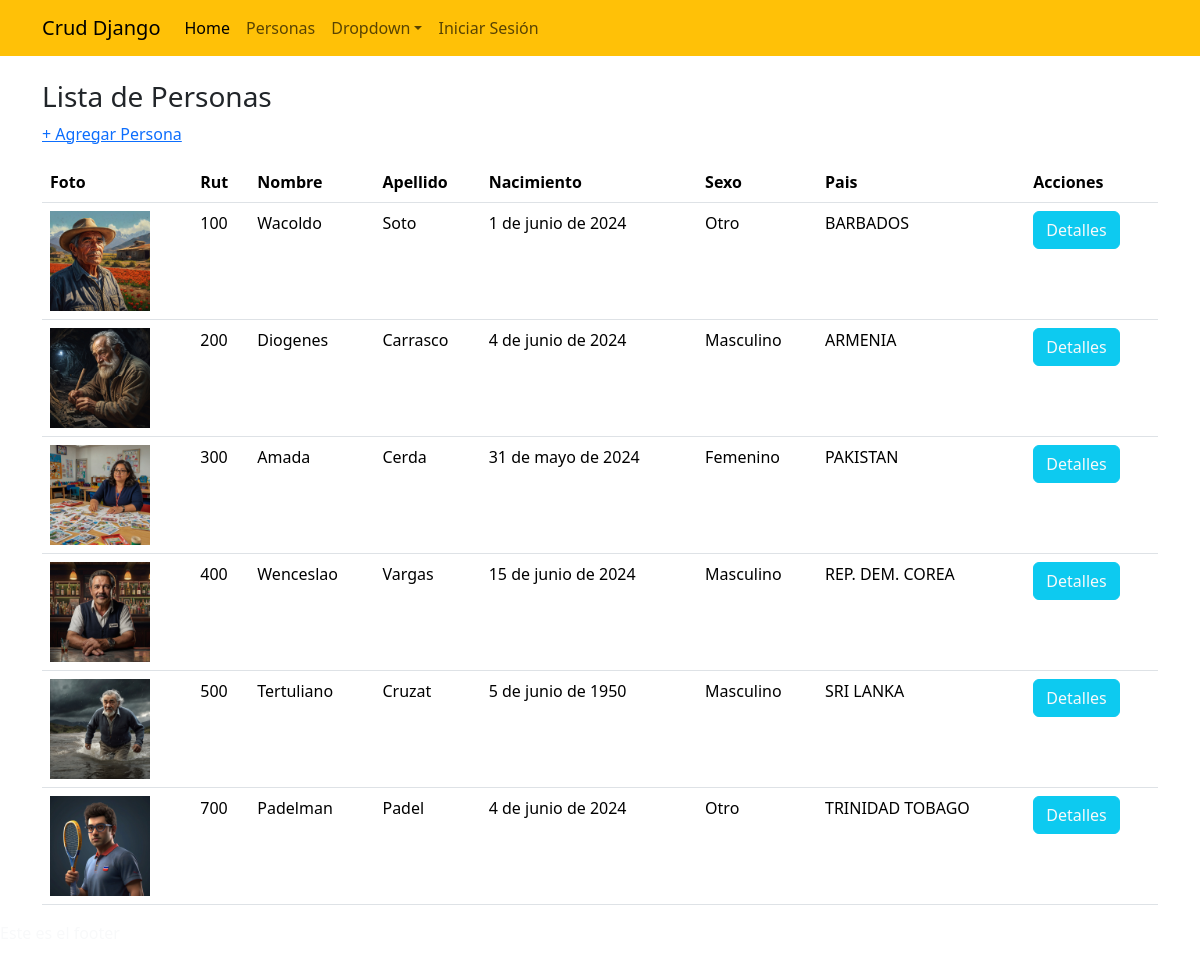
The page /personas/ on the database its author committed.
### app_orm/models.py (models this page shows, shortened)
class Persona(models.Model):
    rut=models.CharField(max_length=10, primary_key=True, null=False)
    nombre=models.CharField(max_length=50, null=False)
    apellido=models.CharField(max_length=50, null=False)
    foto=models.ImageField("Imagen",upload_to='personas',null=True)
    f_nacto=models.DateField("Fecha de Nacimiento")
    sexo=models.CharField(max_length=10, default='Otro', choices=TIPO_SEXO)
    pais=models.CharField(max_length=50, choices=LISTA_PAISES, default='CL')

### app_orm/views.py (the view)
# urls.py: path('personas/',personas,name='personas'),
def personas(request):
    personas=Persona.objects.all()
    datos={
        "personas":personas
    }
    return render(request,'app_orm/personas.html',datos)

### app_orm/templates/app_orm/personas.html
{% extends "app_orm/base.html" %}
{% load static %}
{% block contenido %}
<div class="container mt-4">
    <h3>Lista de Personas</h3>
    <p><a href="{% url "crearpersona" %}"> + Agregar Persona</a></p>
    <div class="mt-3">
        <table class="table table-hover">
            <thead>
                <tr>
                    <th>Foto</th>
                    <th>Rut</th>
                    <th>Nombre</th>
                    <th>Apellido</th>
                    <th>Nacimiento</th>
                    <th>Sexo</th>
                    <th>Pais</th>
                    <th>Acciones</th>
                </tr>
            </thead>
            <tbody>
                {% for p in personas %}
                <tr>
                    <td><img src="{{p.foto.url}}" alt="foto" height="100"></td>
                    <td>{{p.rut}}</td>
                    <td>{{p.nombre}}</td>
                    <td>{{p.apellido}}</td>
                    <td>{{p.f_nacto}}</td>
                    <td>{{p.sexo}}</td>
                    <td>{{p.pais}}</td>
                    <td><a href="{% url "detallepersona" p.rut %}" role="button" class="btn btn-info text-light">Detalles</a></td>
                </tr>
                {% endfor %}
            </tbody>
        </table>
    </div>
</div>
{% endblock contenido %}

### rows shown on the page
Persona: foto (picture), rut "100", nombre "Wacoldo", apellido "Soto", f_nacto "1 de junio de 2024", sexo "Otro", pais "BARBADOS"
Persona: foto (picture), rut "200", nombre "Diogenes", apellido "Carrasco", f_nacto "4 de junio de 2024", sexo "Masculino", pais "ARMENIA"
Persona: foto (picture), rut "300", nombre "Amada", apellido "Cerda", f_nacto "31 de mayo de 2024", sexo "Femenino", pais "PAKISTAN"
Persona: foto (picture), rut "400", nombre "Wenceslao", apellido "Vargas", f_nacto "15 de junio de 2024", sexo "Masculino", pais "REP. DEM. COREA"
Persona: foto (picture), rut "500", nombre "Tertuliano", apellido "Cruzat", f_nacto "5 de junio de 1950", sexo "Masculino", pais "SRI LANKA"
Persona: foto (picture), rut "700", nombre "Padelman", apellido "Padel", f_nacto "4 de junio de 2024", sexo "Otro", pais "TRINIDAD TOBAGO"
